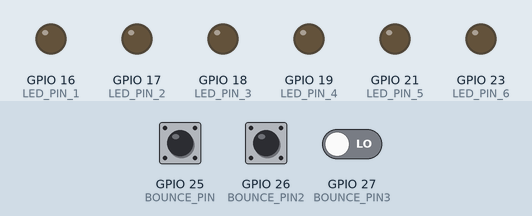
Simulated run of this sketch. Board: ESP32. Parts: output pins drawn as LEDs (lit = HIGH). Dashed ring = blinking. The inputs (shaded band) are chosen by the test bench; at power-on: GPIO 25 (BOUNCE_PIN) LOW, GPIO 26 (BOUNCE_PIN2) LOW, GPIO 27 (BOUNCE_PIN3) LOW. What the sketch prints to the serial monitor is not drawn.

Above: at 1.2 s.
1.3 s: GPIO 25 (BOUNCE_PIN) pulsed HIGH 5 times (0.12 s each, 0.3 s apart)
At 1.87 s:
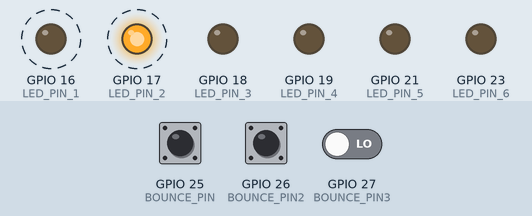
At 3.8 s:
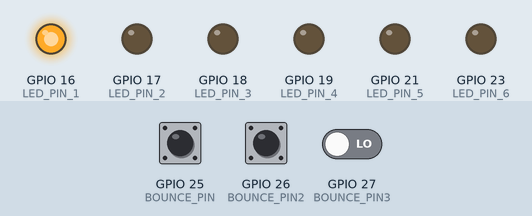
4.3 s: GPIO 26 (BOUNCE_PIN2) pulsed HIGH 2 times (0.12 s each, 0.3 s apart)
At 5.6 s:
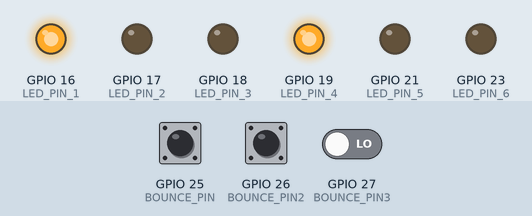
Timing chart, 0 to 7.3 s (numbered marks = the images above; inputs shaded):
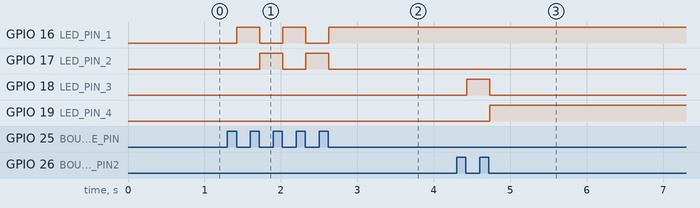

The sketch:

multi_btn_led_debounce.ino
```cpp
#define BOUNCE_PIN 25
#define BOUNCE_PIN2 26
#define BOUNCE_PIN3 27

#define LED_PIN_1 16
#define LED_PIN_2 17
#define LED_PIN_3 18
#define LED_PIN_4 19
#define LED_PIN_5 21
#define LED_PIN_6 23
#include <Bounce2.h>

Bounce bounce = Bounce();
Bounce bounce2 = Bounce();
Bounce bounce3 = Bounce();
int led_1_state = LOW;
int led_2_state ;

int led_3_state = LOW;
int led_4_state ;

int led_5_state = LOW;
int led_6_state ;

void setup() {
  Serial.begin(115200);
  bounce.attach( BOUNCE_PIN, INPUT );
   bounce2.attach( BOUNCE_PIN2, INPUT );
    bounce3.attach( BOUNCE_PIN3, INPUT );
  bounce.interval(5);
  pinMode(LED_PIN_1, OUTPUT);
  pinMode(LED_PIN_2, OUTPUT);
  pinMode(LED_PIN_3, OUTPUT);
  pinMode(LED_PIN_4, OUTPUT);
  pinMode(LED_PIN_5, OUTPUT);
  pinMode(LED_PIN_6, OUTPUT);
  digitalWrite(LED_PIN_1, led_1_state);
  digitalWrite(LED_PIN_3, led_3_state);
  digitalWrite(LED_PIN_5, led_5_state);
}

void loop() {
  bounce.update();
    bounce2.update();
      bounce3.update();
  Serial.println(bounce.changed());
  if ( bounce.changed() ) {
    int deboucedInput = bounce.read();
    if ( deboucedInput == LOW ) {
      led_1_state = !led_1_state;
      led_2_state= !led_1_state;

      digitalWrite(LED_PIN_1,led_1_state);

      digitalWrite(LED_PIN_2,led_2_state);
      if( led_1_state==HIGH){

      }
    }
  }

  if ( bounce2.changed() ) {
    int deboucedInput = bounce2.read();
    if ( deboucedInput == LOW ) {
      led_3_state = !led_3_state;
      led_4_state= !led_3_state;

      digitalWrite(LED_PIN_3,led_3_state);

      digitalWrite(LED_PIN_4,led_4_state);
    }
  }

  if ( bounce3.changed() ) {
    int deboucedInput = bounce3.read();
    if ( deboucedInput == LOW ) {
      led_5_state = !led_5_state;
      led_6_state= !led_5_state;

      digitalWrite(LED_PIN_5,led_5_state);

      digitalWrite(LED_PIN_6,led_6_state);
    }
  }

}
```

Measured:
- after the input at 1.3 s, GPIO 16 (LED_PIN_1): alternates HIGH for 0.30 s and LOW for 0.30 s, 5 changes in all, then stays HIGH, starting after 0.13 s; GPIO 17 (LED_PIN_2): alternates HIGH for 0.30 s and LOW for 0.30 s, 4 changes in all, then stays LOW, starting after 0.43 s
- after the input at 4.3 s, GPIO 18 (LED_PIN_3): LOW → HIGH after 0.13 s, → LOW 0.30 s later; GPIO 19 (LED_PIN_4): LOW → HIGH after 0.43 s
